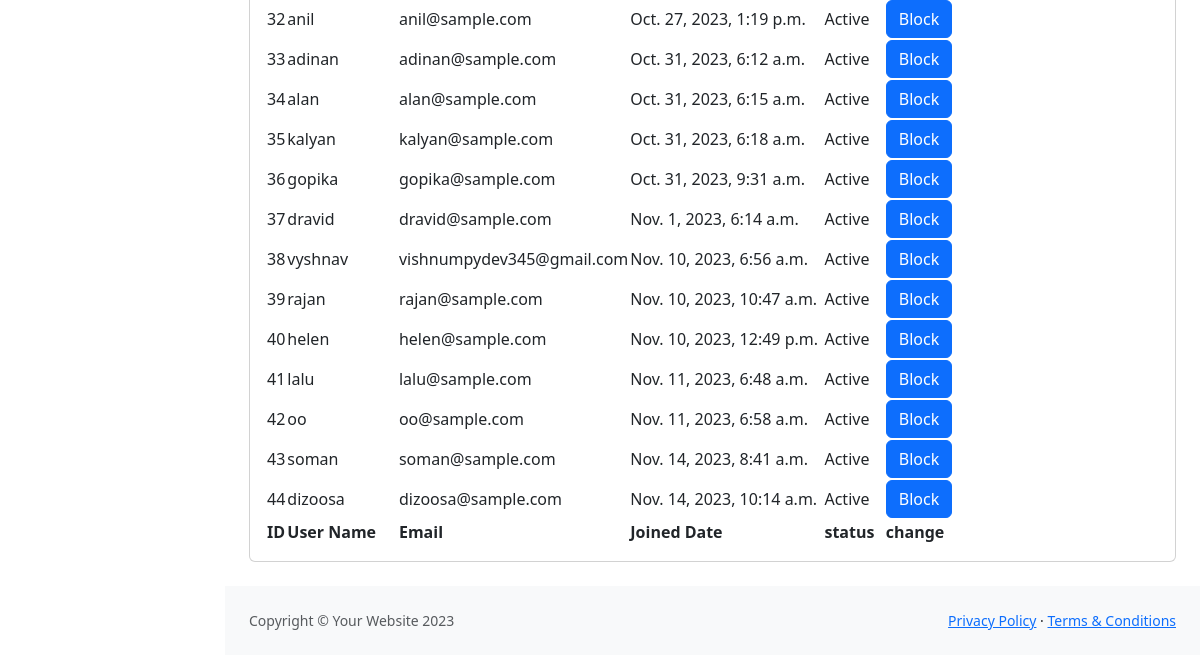
The page /admindashboard/ (lower part) on the database as committed earlier.
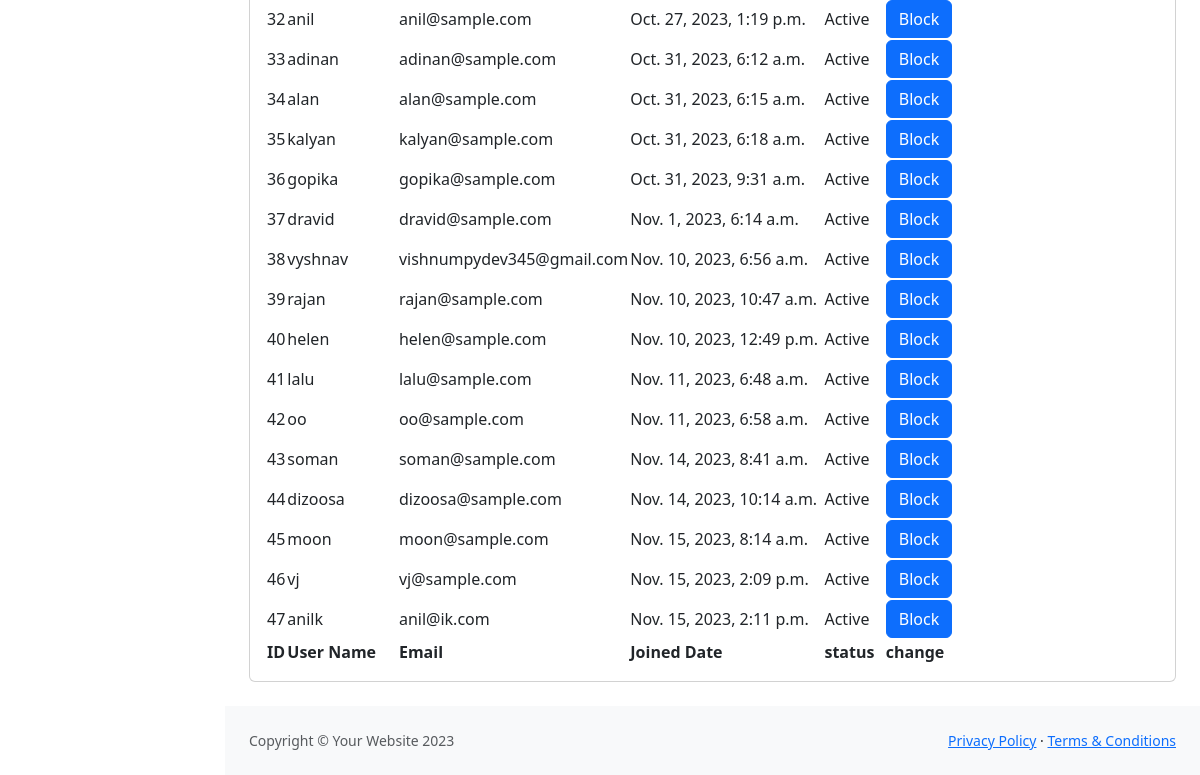
The same page on the database as committed later.
### products/models.py (models this page shows, shortened)
class Custom_User(AbstractUser):
    STATUS_CHOICES = [
        ('Active', 'Active'),
        ('Blocked', 'Blocked'),
    ]
    email = models.EmailField(unique=True)  # Make the email field unique
    status = models.CharField(default="Active", max_length=20, null=True, blank=True, choices=STATUS_CHOICES)
    image = models.ImageField(upload_to='uploads/users/', null=True, blank=True)
    phone = models.CharField(max_length=14,  null=True, blank=True)
    groups = models.ManyToManyField(Group, blank=True, related_name='custom_user_set')
    user_permissions = models.ManyToManyField(Permission, blank=True, related_name='custom_user_set')

### products/views.py (the view)
# urls.py: path('admindashboard/', views.admin_dashboard, name='admin_dashboard'),
def admin_dashboard(request):
    customers = Custom_User.objects.all()
    if request.method == 'POST':
        request.POST.get()
    context = {
        "customers":customers,
    }
    return render(request, "dashboard.html", context)

### products/templates/dashboard.html (shortened to what this page needs)
{% extends 'admindashboard.html' %}
{% load static %}
{% block body %}
<main>
    <div class="container-fluid px-4">
        <div class="card mb-4">
            <div class="card-body">
                <table id="datatablesSimple">
                    <tfoot>
                        <tr>
                            <th>ID</th>
                            <th>User Name</th>
                            <th>Email</th>
                            <th>Joined Date</th>
                            <th>status</th>
                            <th>change</th>
                        </tr>
                    </tfoot>
                    <tbody>
                        {% for customer in customers %}
                        <tr>
                            <td>{{customer.id}}</td>
                            <td>{{customer.username}}</td>
                            <td>{{customer.email}}</td>
                            <td>{{customer.date_joined}}</td>
                            <td>{{customer.status}}</td>
                            <td>
                                <form method="post" action="{% url 'user_status' customer.id %}">
                                    <button type="submit" class="btn btn-primary">
                                        {% if customer.status == "Active" %}
                                            Block
                                        {% else %}
                                            Activate
                                        {% endif %}
                                    </button>
                                </form>
                            </td>
                        </tr>
                        {% endfor %}
                    </tbody>
                </table>
            </div>
        </div>
    </div>
</main>
{% endblock body %}

Rows that differ between the two databases and show on the page:
added Custom_User: id "45", username "moon", email "moon@sample.com", date_joined "Nov. 15, 2023, 8:14 a.m.", status "Active", shows "Block"
added Custom_User: id "46", username "vj", email "vj@sample.com", date_joined "Nov. 15, 2023, 2:09 p.m.", status "Active", shows "Block"
added Custom_User: id "47", username "anilk", email "anil@ik.com", date_joined "Nov. 15, 2023, 2:11 p.m.", status "Active", shows "Block"
